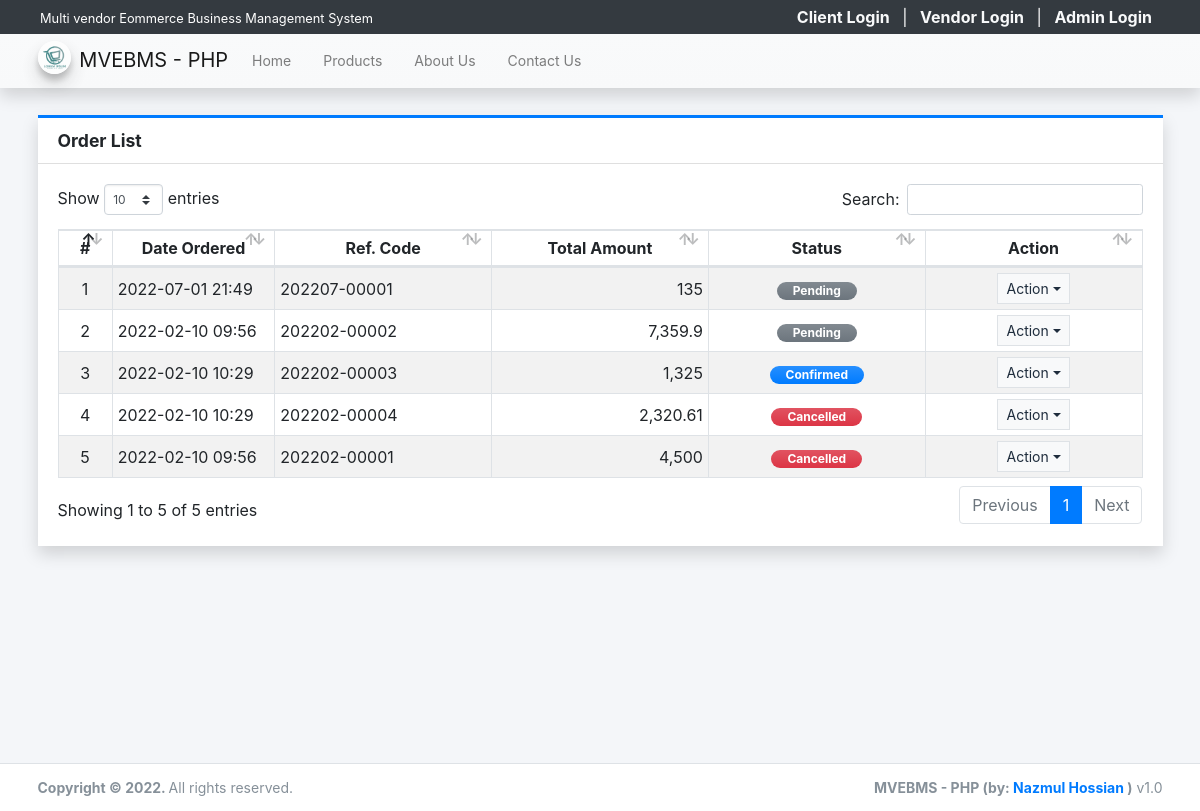
Screenshot of /orders/ with the database file from the repository.
### tables this page shows
CREATE TABLE `order_list` (
  `id` int(30) NOT NULL,
  `code` varchar(100) NOT NULL,
  `client_id` int(30) NOT NULL,
  `vendor_id` int(30) NOT NULL,
  `total_amount` double NOT NULL DEFAULT 0,
  `delivery_address` text NOT NULL,
  `status` tinyint(1) NOT NULL DEFAULT 0,
  `date_created` datetime NOT NULL DEFAULT current_timestamp(),
  `date_updated` datetime DEFAULT NULL ON UPDATE current_timestamp()
);

### config.php (called while the page is built, shortened)
<?php
function format_num($number = 0, $max_decimal = ''){
    if(is_numeric($number)){
        $ex = explode('.',$number);
        $dec = isset($ex[1]) ? strlen($ex[1]) : 0;
        if(empty($max_decimal) || (is_numeric($max_decimal) && $max_decimal >= $dec)){
            return number_format($number,$dec);
        }else{
            if(is_numeric($max_decimal))
                return number_format($number,$max_decimal);
            else
                return "Invalid Maximum Decimal";
        }
    }else{
        return "Invalid Number";
    }
}
?>

### admin/orders/index.php (the view, shortened to what this page needs)
<div class="content py-3">
    <div class="card card-outline card-primary rounded-0 shadow">
        <div class="card-header">
            <h5 class="card-title"><b>Order List</b></h5>
        </div>
        <div class="card-body">
            <div class="w-100 overflow-auto">
            <table class="table table-bordered table-striped">
                <colgroup>
                    <col width="5%">
                    <col width="15%">
                    <col width="20%">
                    <col width="20%">
                    <col width="20%">
                    <col width="20%">
                </colgroup>
                <thead>
                    <tr>
                        <th class="p1 text-center">#</th>
                        <th class="p1 text-center">Date Ordered</th>
                        <th class="p1 text-center">Ref. Code</th>
                        <th class="p1 text-center">Total Amount</th>
                        <th class="p1 text-center">Status</th>
                        <th class="p1 text-center">Action</th>
                    </tr>
                </thead>
                <tbody>
                    <?php
                    $i = 1;
                    $orders = $conn->query("SELECT * FROM `order_list` order by `status` asc,unix_timestamp(date_created) desc ");
                    while($row = $orders->fetch_assoc()):
                    ?>
                    <tr>
                        <td class="px-2 py-1 align-middle text-center"><?= $i++; ?></td>
                        <td class="px-2 py-1 align-middle"><?= date("Y-m-d H:i", strtotime($row['date_created'])) ?></td>
                        <td class="px-2 py-1 align-middle"><?= $row['code'] ?></td>
                        <td class="px-2 py-1 align-middle text-right"><?= format_num($row['total_amount']) ?></td>
                        <td class="px-2 py-1 align-middle text-center">
                            <?php
                                switch($row['status']){
                                    case 0:
                                        echo '<span class="badge badge-secondary bg-gradient-secondary px-3 rounded-pill">Pending</span>';
                                        break;
                                    case 1:
                                        echo '<span class="badge badge-primary bg-gradient-primary px-3 rounded-pill">Confirmed</span>';
                                        break;
                                    case 5:
                                        echo '<span class="badge badge-danger bg-gradient-danger px-3 rounded-pill">Cancelled</span>';
                                        break;
                                }
                            ?>
                        </td>
                        <td class="px-2 py-1 align-middle text-center">
                            <button type="button" class="btn btn-flat border btn-light btn-sm dropdown-toggle dropdown-icon" data-toggle="dropdown">
                                Action
                            </button>
                        </td>
                    </tr>
                    <?php endwhile; ?>
                </tbody>
            </table>
            </div>
        </div>
    </div>
</div>

### rows the page displays
order_list: date_created "2022-07-01 21:49", code "202207-00001", total_amount "135", status "Pending"
order_list: date_created "2022-02-10 09:56", code "202202-00002", total_amount "7,359.9", status "Pending"
order_list: date_created "2022-02-10 10:29", code "202202-00003", total_amount "1,325", status "Confirmed"
order_list: date_created "2022-02-10 10:29", code "202202-00004", total_amount "2,320.61", status "Cancelled"
order_list: date_created "2022-02-10 09:56", code "202202-00001", total_amount "4,500", status "Cancelled"

### other values shown
$_settings->info('name') "Multi vendor Eommerce Business Management System"
$_settings->info('short_name') "MVEBMS - PHP"
